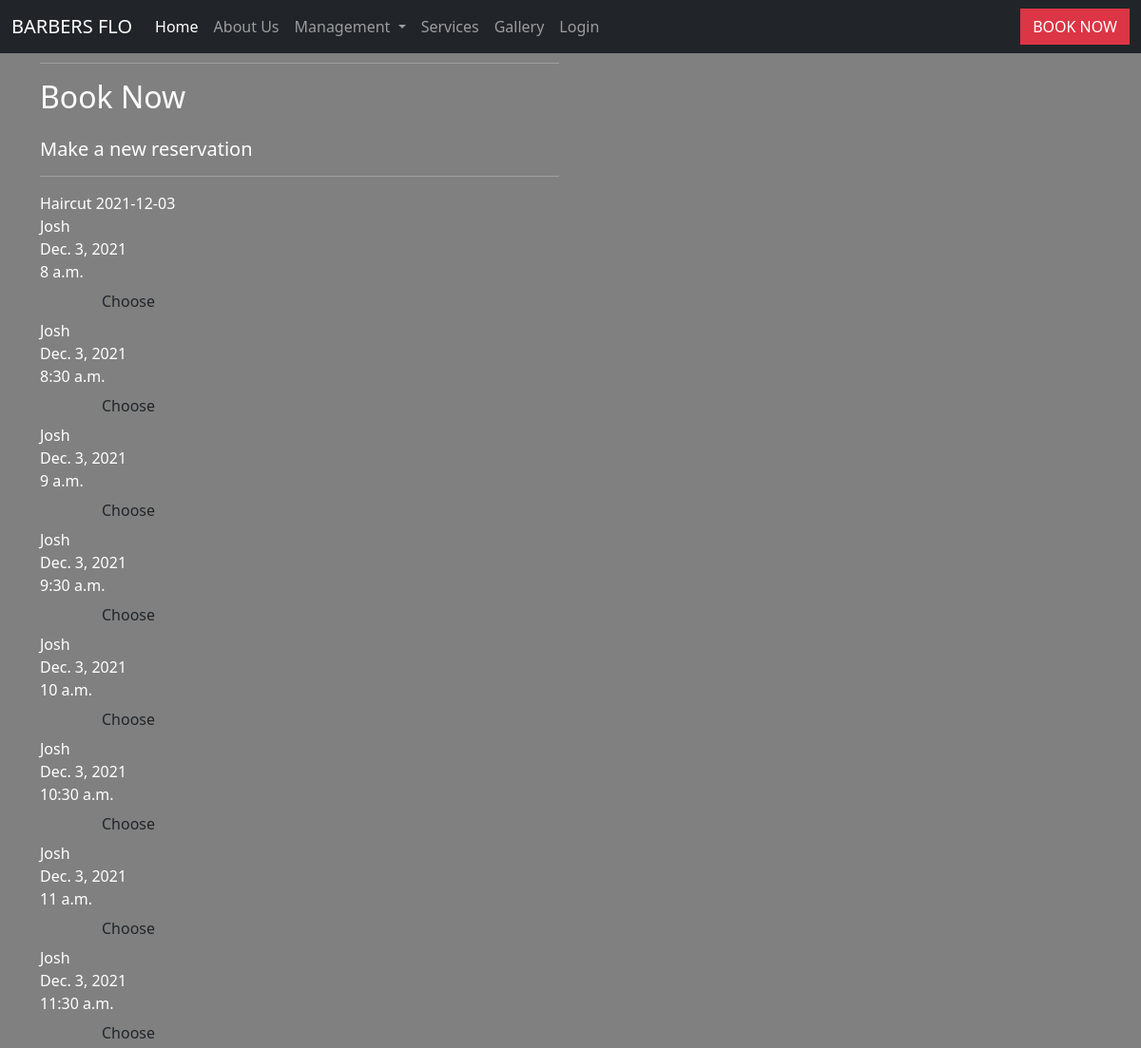
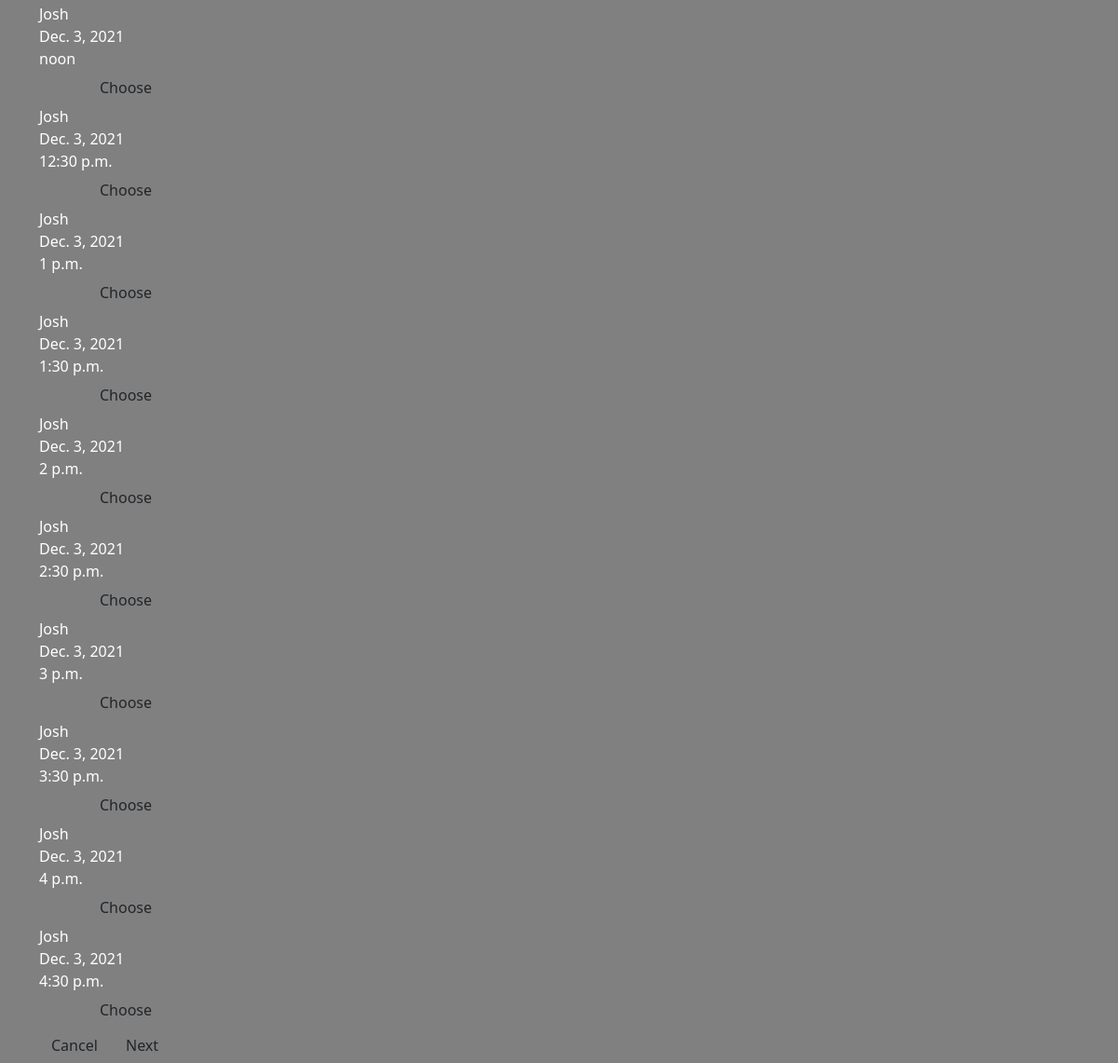
Page /booking/1/2021-12-03/4 (signed in) on the committed database (2 pictures, top to bottom).
### management/models.py (models this page shows, shortened)
class Treatment(models.Model):
    name = models.CharField(max_length=254)
    description = models.CharField(max_length=1000)
    price = models.DecimalField(max_digits=6, decimal_places=2)
    duration = models.DurationField(null=False, blank=False)
    picture = models.ImageField(null=True, blank=True)
    def __str__(self):
        return self.name

class Barber(models.Model):
    barber_name = models.CharField(max_length=254)
    start_time = models.TimeField(default='08:00:00')
    end_time = models.TimeField(default='17:00:00')
    profile_picture = models.ImageField(null=True, blank=True)

### booking/models.py (models this page shows)
class Availability(models.Model):
    class Meta:
        verbose_name_plural = 'Availabilities'
    barber = models.ForeignKey('management.Barber', null=False, blank=False,
                                 on_delete=models.PROTECT)
    date = models.DateField(null=False, blank=False)
    time = models.TimeField(null=False, blank=False)
    available = models.BooleanField(default=True)

### booking/views.py (the view)
# urls.py: path('<int:treatment_id>/<str:day>/<int:barber_id>', views.new_booking_4, name='new_booking_4'),
def new_booking_4(request, treatment_id, day, barber_id):
    treatment = get_object_or_404(Treatment, id=treatment_id)
    barber = get_object_or_404(Barber, id=barber_id)
    make_availabilities()
    availabilities = Availability.objects.filter(barber=barber, date=day, available=True)
    template = 'booking/new_booking_4.html'
    context = {
        'treatment': treatment,
        'day': day,
        'barber': barber,
        'availabilities': availabilities,
    }
    return render(request, template, context)

### booking/views.py (called while the page is built)
def daterange(start_date, end_date):
    for n in range(int((end_date - start_date).days)):
        yield start_date + timedelta(n)

def timerange(start_time, end_time):
    for n in range(int((end_time - start_time).seconds/1800)):
        delta = 30 * n
        yield start_time + timedelta(minutes=delta)

### booking/templates/booking/new_booking_4.html (shortened to what this page needs)
{% extends "base.html" %}
{% load static %}
{% block content %}
    <div class="container">
        {% include 'includes/new-booking-header.html' %}
        {{ treatment }}
        {{ day }}
        {% for availability in availabilities %}
            <div class="availability col-3">{{ availability.barber.barber_name }}</div>
            <div class="availability col-3">{{ availability.date }}</div>
            <div class="availability col-3">{{ availability.time }}</div>
            <a href="{% url 'checkout' treatment.id barber.id availability.id %}" class="btn treatment-select col-4 col-md-2">Choose</a>
        {% endfor %}
        {% include 'includes/buttons-bottom.html' %}
    </div>
{% endblock %}

### static/css/style.css (style rules this page uses)
body { color: white; background-color: gray; }

### rows in the picture
Treatment: name "Haircut"
Availability: barber.barber_name "Josh", date "Dec. 3, 2021", time "8 a.m."
Availability: barber.barber_name "Josh", date "Dec. 3, 2021", time "8:30 a.m."
Availability: barber.barber_name "Josh", date "Dec. 3, 2021", time "9 a.m."
Availability: barber.barber_name "Josh", date "Dec. 3, 2021", time "9:30 a.m."
Availability: barber.barber_name "Josh", date "Dec. 3, 2021", time "10 a.m."
Availability: barber.barber_name "Josh", date "Dec. 3, 2021", time "10:30 a.m."
Availability: barber.barber_name "Josh", date "Dec. 3, 2021", time "11 a.m."
Availability: barber.barber_name "Josh", date "Dec. 3, 2021", time "11:30 a.m."
Availability: barber.barber_name "Josh", date "Dec. 3, 2021", time "noon"
Availability: barber.barber_name "Josh", date "Dec. 3, 2021", time "12:30 p.m."
Availability: barber.barber_name "Josh", date "Dec. 3, 2021", time "1 p.m."
Availability: barber.barber_name "Josh", date "Dec. 3, 2021", time "1:30 p.m."
Availability: barber.barber_name "Josh", date "Dec. 3, 2021", time "2 p.m."
Availability: barber.barber_name "Josh", date "Dec. 3, 2021", time "2:30 p.m."
Availability: barber.barber_name "Josh", date "Dec. 3, 2021", time "3 p.m."
Availability: barber.barber_name "Josh", date "Dec. 3, 2021", time "3:30 p.m."
Availability: barber.barber_name "Josh", date "Dec. 3, 2021", time "4 p.m."
Availability: barber.barber_name "Josh", date "Dec. 3, 2021", time "4:30 p.m."

### other values in the picture
{{ day }} "2021-12-03"
